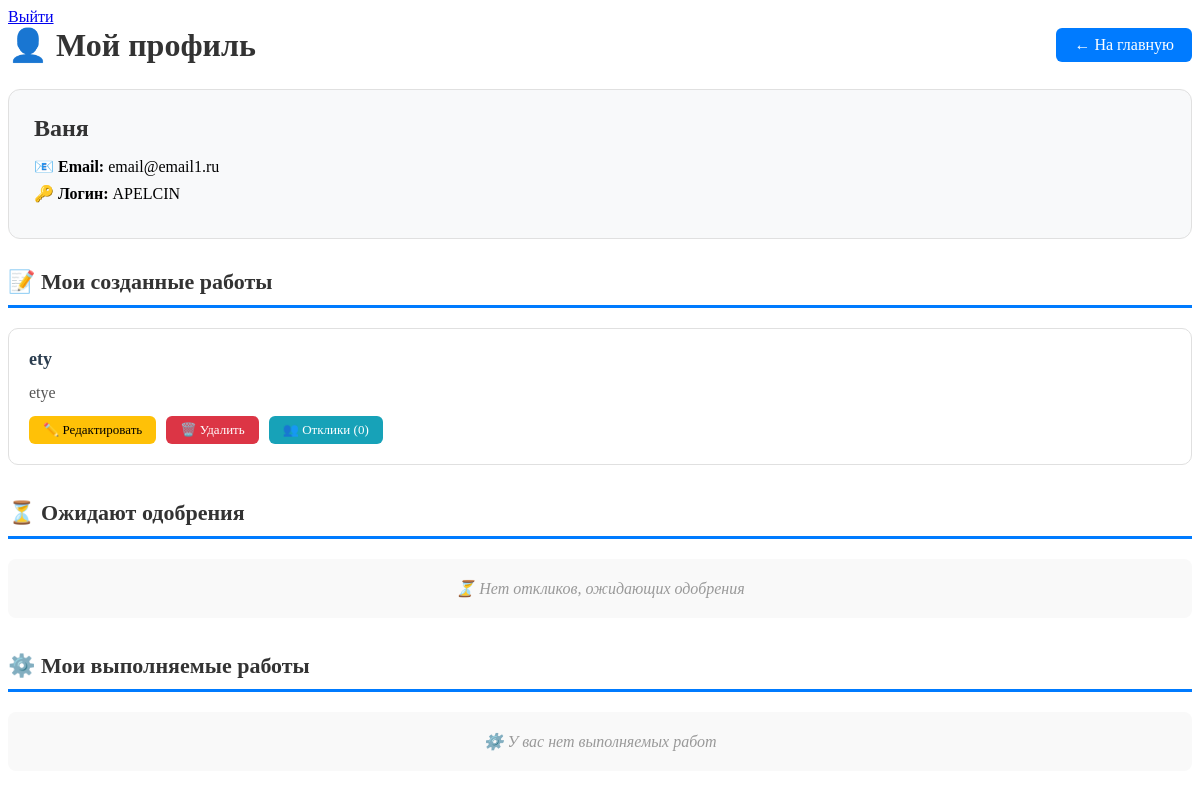
The page /profile (signed in) on the database as committed earlier.
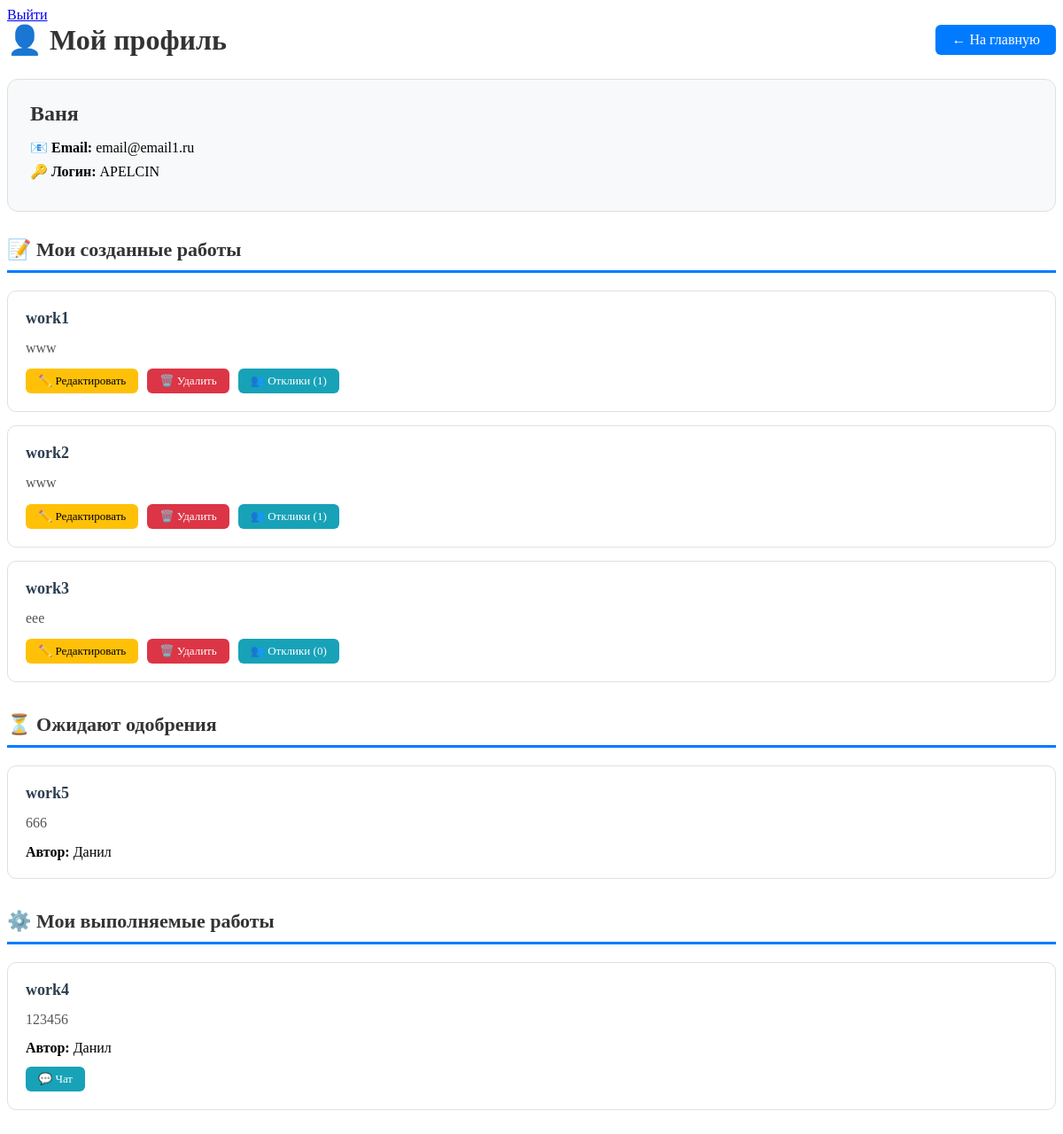
The same page on the database as committed later.
### data/jobs.py (models this page shows)
class Job(SqlAlchemyBase):
    __tablename__ = 'jobs'
    id = sqlalchemy.Column(sqlalchemy.Integer,
                           primary_key=True,
                           autoincrement=True)
    title = sqlalchemy.Column(sqlalchemy.String,
                              nullable=False)
    description = sqlalchemy.Column(sqlalchemy.String,
                                    nullable=False)
    author_id = sqlalchemy.Column(sqlalchemy.Integer,
                                  sqlalchemy.ForeignKey('users.id'))
    executor_id = sqlalchemy.Column(sqlalchemy.Integer,
                                    sqlalchemy.ForeignKey('users.id'),
                                    nullable=True)
    status = sqlalchemy.Column(sqlalchemy.String,
                               default='open')  # open, in_progress
    created_at = sqlalchemy.Column(sqlalchemy.DateTime,
                                   default=datetime.datetime.now)
    author = orm.relationship('User', foreign_keys=[author_id])
    executor = orm.relationship('User', foreign_keys=[executor_id])

### data/users.py (models this page shows, shortened)
class User(SqlAlchemyBase, UserMixin):
    __tablename__ = 'users'
    id = sqlalchemy.Column(sqlalchemy.Integer,
                           primary_key=True,
                           autoincrement=True)
    username = sqlalchemy.Column(sqlalchemy.String,
                                 unique=True,
                                 nullable=False)
    name = sqlalchemy.Column(sqlalchemy.String,
                             nullable=False)
    email = sqlalchemy.Column(sqlalchemy.String, nullable=False)
    hashed_password = sqlalchemy.Column(sqlalchemy.String,
                                        nullable=False)
    created_at = sqlalchemy.Column(sqlalchemy.DateTime,
                                   default=datetime.datetime.now)

### main.py (the view)
@app.route('/profile')
@login_required
def profile():
    with db_session.create_session() as db_sess:
        my_jobs = db_sess.query(Job).filter(Job.author_id == current_user.id).all()
        for job in my_jobs:
            _ = len(job.responses)
        pending_responses = db_sess.query(Response).filter(
            Response.user_id == current_user.id,
            Response.status == 'pending'
        ).all()
        pending_jobs = [r.job for r in pending_responses]
        accepted_responses = db_sess.query(Response).filter(
            Response.user_id == current_user.id,
            Response.status == 'accepted'
        ).all()
        accepted_jobs = [r.job for r in accepted_responses]
        for job in pending_jobs + accepted_jobs:
            _ = job.author.name
    return render_template('profile.html',
                           user=current_user,
                           my_jobs=my_jobs,
                           pending_jobs=pending_jobs,
                           accepted_jobs=accepted_jobs)

### data/db_session.py (called while the page is built)
def create_session() -> Session:
    global __factory
    return __factory()

### main.py (called while the page is built)
@login_manager.user_loader
def load_user(user_id):
    with db_session.create_session() as db_sess:
        return db_sess.get(User, int(user_id))

### templates/profile.html (shortened to what this page needs)
{% extends "base.html" %}
{% block content %}
<div class="profile-container">
    <div style="display: flex; justify-content: space-between; align-items: center; margin-bottom: 25px;">
        <h1 style="margin: 0; color: #333;">👤 Мой профиль</h1>
        <a href="/" class="nav-btn">← На главную</a>
    </div>
    <div class="profile-header">
        <h2>{{ user.name }}</h2>
        <div class="profile-info">
            <p><strong>📧 Email:</strong> {{ user.email }}</p>
            <p><strong>🔑 Логин:</strong> {{ user.username }}</p>
        </div>
    </div>
    <div class="section">
        <div class="section-title">📝 Мои созданные работы</div>
        {% if my_jobs %}
        {% for job in my_jobs %}
        <div class="job-card">
            <div class="job-title">{{ job.title }}</div>
            <div class="job-description">{{ job.description }}</div>
            <div class="job-actions">
                <a href="/jobs/{{ job.id }}" class="btn-sm btn-warning">✏️ Редактировать</a>
                <a href="/jobs_delete/{{ job.id }}" class="btn-sm btn-danger"
                   onclick="return confirm('Удалить эту работу?')">🗑️ Удалить</a>
                <a href="/responses/{{ job.id }}" class="btn-sm btn-info">👥 Отклики ({{ job.responses|length }})</a>
            </div>
        </div>
        {% endfor %}
        {% else %}
        <div class="empty-message">📭 У вас пока нет созданных работ</div>
        {% endif %}
    </div>
    <div class="section">
        <div class="section-title">⏳ Ожидают одобрения</div>
        {% if pending_jobs %}
        {% for job in pending_jobs %}
        <div class="job-card">
            <div class="job-title">{{ job.title }}</div>
            <div class="job-description">{{ job.description }}</div>
            <div><strong>Автор:</strong> {{ job.author.name }}</div>
        </div>
        {% endfor %}
        {% else %}
        <div class="empty-message">⏳ Нет откликов, ожидающих одобрения</div>
        {% endif %}
    </div>
    <div class="section">
        <div class="section-title">⚙️ Мои выполняемые работы</div>
        {% if accepted_jobs %}
        {% for job in accepted_jobs %}
        <div class="job-card">
            <div class="job-title">{{ job.title }}</div>
            <div class="job-description">{{ job.description }}</div>
            <div><strong>Автор:</strong> {{ job.author.name }}</div>
            <div class="job-actions">
                <a href="/chat/{{ job.id }}" class="btn-sm btn-info">💬 Чат</a>
            </div>
        </div>
        {% endfor %}
        {% else %}
        <div class="empty-message">⚙️ У вас нет выполняемых работ</div>
        {% endif %}
    </div>
</div>
{% endblock %}

Rows that differ between the two databases and show on the page:
removed Job: title "ety", description "etye", responses|length "0", shown under "Ваня"
added Job: title "work1", description "www", responses|length "1", shown under "Ваня"
now on this page (row edited): Job: title "work2", description "www", responses|length "1", shown under "Ваня"
now on this page (row edited): Job: title "work3", description "eee", responses|length "0", shown under "Ваня"
added Job: title "work5", description "666", author.name "Данил"
now on this page (row edited): Job: title "work4", description "123456", author.name "Данил"
Other text that changed with them:
text no longer shown: "⏳ Нет откликов, ожидающих одобрения ⚙️ У вас нет выполняемых работ"
